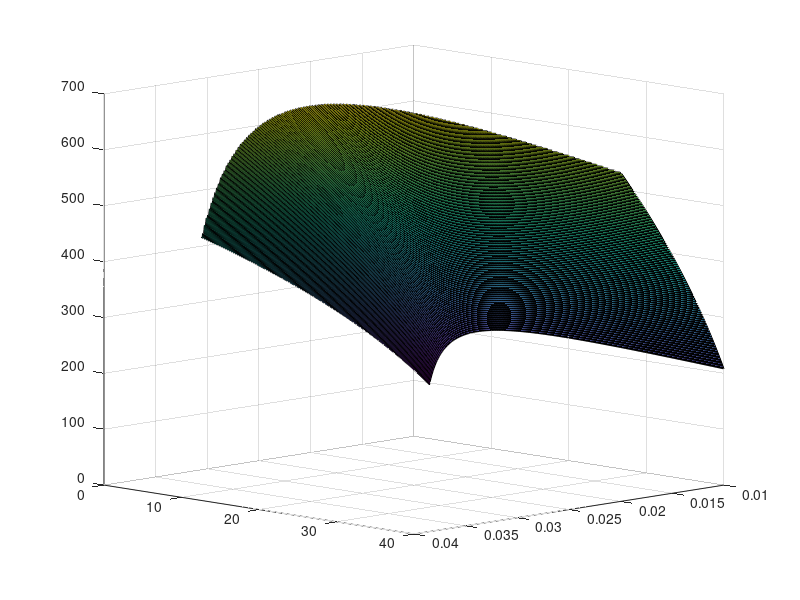

Write MATLAB code to recreate this figure. (Note: this script raises an error after producing the figure.)
%% Studio Parametrico - Regime subsonico


function [m_a, f, I_sp_a, TSFC] = Subcruise_parameters()

% Rendimenti e parametri
pi_noAB=0.95;       % Fissato
pi_AB = 0.98;       % Fissato
pi_b=0.98;          % Fissato
pi_d = 0.97;        % Fissato
pi_presa = 0.8;     % Fissato (presa obiettivo)
eta_b=0.98;         % Fissato
eta_AB=0.92;
eta_n = 0.92;
et=0.9;
ec=0.9;
H_f=43000000;       % Fissato
eta_m=0.92;
Tmax_turb = 1400;

% Caratteristiche aria e GC
cp_GC=1150;
cp_a=1000;
gamma_a=1.4;
gamma_GC = 1.33;
R_a=287.01;

% Aria a 12km
p_12000= 19267; 
T_12000= 216.65;
rho_12000 = p_12000/(R_a*T_12000);

f=(0.01:0.0001:0.04)';
b=(2:0.05:40);

fmat = f*ones(1, max(size(b)));
bmat = ones(max(size(f)), 1)*b;

% Regime subsonico
M_subsonic = 0.85;
T_subsonic=12000;
v0_subsonic = M_subsonic*sqrt(gamma_a*R_a*T_12000);

% Presa
Ttot1=T_12000*( 1+(gamma_a-1)/2*M_subsonic^2 );
ptot1=p_12000*( 1+(gamma_a-1)/2*M_subsonic^2 )^(gamma_a/(gamma_a-1))*pi_presa;

% Compressore
ptot2=ptot1.*bmat;
Ttot2_id = Ttot1.*( bmat.^((gamma_a-1)/gamma_a) );
% Compressore reale:
eta_c = ( bmat.^( (gamma_a-1)./gamma_a ) - 1 )./( bmat.^( (gamma_a-1)./(gamma_a*ec) ) - 1 );
Ttot2 = Ttot1 + (Ttot2_id - Ttot1)./eta_c;

% Diffusore
ptot_diff = pi_d*ptot2;

% C.C.
ptot3=pi_b.*ptot_diff;
Ttot3= (cp_a.*Ttot2 + f .* H_f.*eta_b)./((1+f).*cp_GC);

% Turbina reale
Ttot4 = Ttot3 - (1/eta_m).*( cp_a./((1+fmat).*cp_GC) ).* (Ttot2-Ttot1);
% Turbina ideale
tau_T= Ttot4./Ttot3;
pi_t = tau_T.^( gamma_GC./( et.*(gamma_GC-1)) );
ptot4 = ptot3.*pi_t;

% Post bruciatore (spento)
ptot_AB = ptot4.*pi_noAB;
Ttot_AB = Ttot4;

% Ugello
T_ratio = 1-(p_12000./ptot_AB).^( (gamma_GC-1)./(gamma_GC) );
ve = sqrt( 2.*cp_GC.*Ttot_AB.*eta_n.*T_ratio );
m_a=T_subsonic./((1+fmat).*ve-v0_subsonic);
m_f =fmat.*m_a;

% Parametri di merito
I_sp_a = T_subsonic./m_a;
TSFC=m_f./T_subsonic;

% Ricerca del minimo

% f_min = zeros(1, length(b));
% b_fmin=zeros(1, length(b));
% fmin_id = zeros(1, length(b));
% bmin_id=zeros(1, length(b));

% for i = 1:max(size(b))
%     [maximum, max_id] = max(TSFC(1:end, i));
%     if max_id>=max(size(f))
%         break
%     else
%         [minimum, min_id] = min(abs(TSFC(max_id:end, i)));
%         f_min(i) = f(min_id+max_id-1);
%         fmin_id(i) = min_id;
%         bmin_id(i) = i;
%         b_fmin(i) = b(i);
%     end
% end
% 
% figure()
% plot(b_fmin, f_min);

% figure()
% hold on
% t=surf(f, b, I_sp');
% t.EdgeColor='none';

% TSFCmin=zeros(1, length(b));
% for i=1:length(fmin_id)
%     TSFCmin(i) = TSFC(fmin_id(i), bmin_id(i));
% end
% plot3(f_min, b_fmin, TSFCmin', '--k')
% pbaspect([1 2 3])
% %plot(f, TSFC)
% zlim([0, 0.0001])



for i=1:size(TSFC, 1)
    for j=1:size(TSFC, 2)
        if TSFC(i, j)<=0 || TSFC(i, j)>=1e-4 || Ttot3(i, j)>Tmax_turb
            TSFC(i, j)=NaN;
        end
    end
end

minValue = min(min(TSFC));
[ind11, ind21] = find(TSFC==minValue);

for i=1:size(I_sp_a, 1)
    for j=1:size(I_sp_a, 2)
        if I_sp_a(i, j)<=0 || Ttot3(i, j)>Tmax_turb
            I_sp_a(i, j)=NaN;
        end
    end
end

maxValue = max(max(I_sp_a));
[ind12, ind22] = find(I_sp_a==maxValue);

figure()
    t=surf(f, b, I_sp_a');
    view([1, 1, 0.25])
    t.EdgeColor='none';
    pbaspect([1, 1, 1])
    hold on;
    plot3(f(ind12), b(ind22), I_sp_a(ind12, ind22),'o', 'Color', 'r', 'MarkerFaceColor','r')
    x=t.XData;
    y=t.YData;
    z=t.ZData;
    %%Create vectors out of surface's XData and YData
    x=x(:,1);
    y=y(1,:);
    %%Divide the lengths by the number of lines needed
    xnumlines = 50; % 10 lines
    ynumlines =50; % 10 partitions
    xspacing = round(length(x)/xnumlines);
    yspacing = round(length(y)/ynumlines);
    %%Plot the mesh lines 
    % Plotting lines in the X-Z plane
    hold on
    for i = 1:yspacing:length(y)
        Y1 = y(i)*ones(size(x)); % a constant vector
        Z1 = z(i,:);
        plot3(x,Y1,Z1,'-k');
    end
    % Plotting lines in the Y-Z plane
    for i = 1:xspacing:length(x)
        X2 = x(i)*ones(size(y)); % a constant vector
        Z2 = z(:,i);
        plot3(X2,y,Z2,'-k');
    end

figure()
    t=surf(f, b, TSFC');
    view([1, 1, 1])
    t.EdgeColor='none';
    pbaspect([1, 1, 1])
    hold on;
    plot3(f(ind12), b(ind22),TSFC(ind12, ind22),'o', 'Color', 'r', 'MarkerFaceColor','r')

% TSFC diminuisce con beta; per ogni beta ha un ottimo su f
% I_sp_a ha un ottimo a un certo beta e un certo f

    
end
